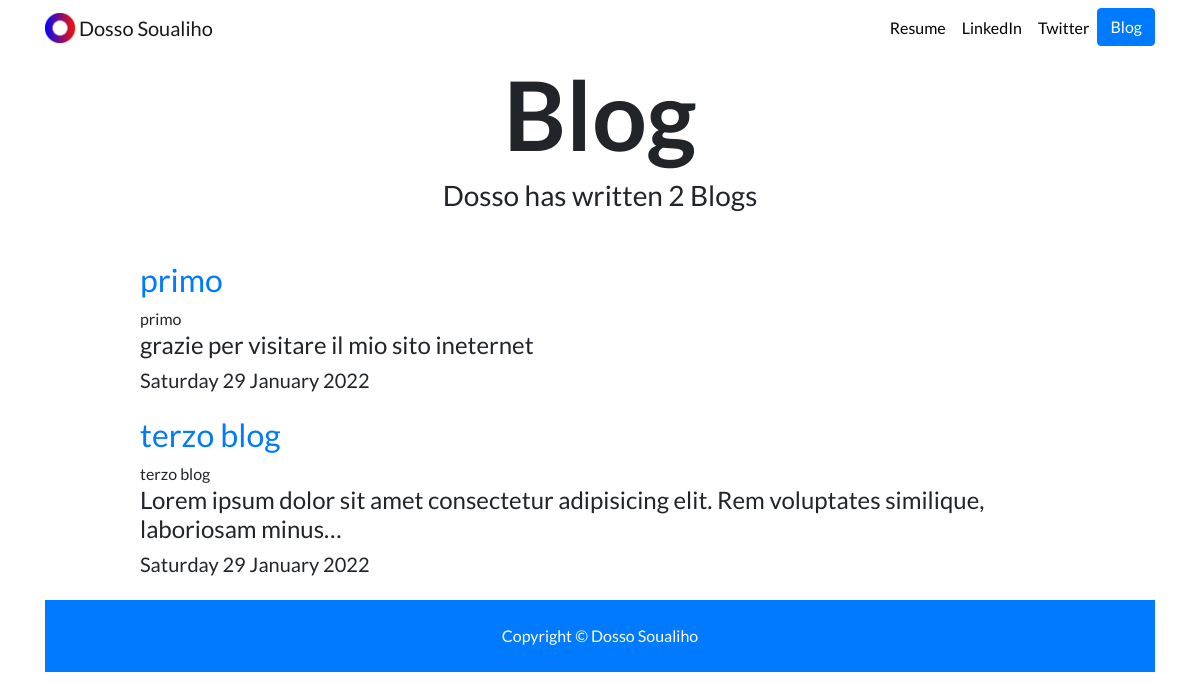
Screenshot of /blog/ with the database file from the repository.
### blog/models.py (models this page shows, shortened)
class Blog(models.Model):
    title = models.CharField(max_length=100,blank=True )
    description = models.TextField(max_length=250, blank=True)
    date = models.DateField()
    def smartdate(self):
        return self.date.strftime("%A %d %B %Y") # abbrievation of the month name and %e is for the day
    def summary(self):
        return self.description[:100] # to show only 100 caracters of the body text os change it on your html

### blog/views.py (the view)
# urls.py: path('', views.all_blogs, name='all_blogs'), #home page
def all_blogs (request):
    blog = Blog.objects.all()
    return render(request, 'blog/all_blogs.html', {'blogdata': blog})

### blog/templates/blog/all_blogs.html
{% extends 'base.html'%}
{% block content %}
{% load static %}
<h1 id="blogtitle" class="font-weight-bold text-center">Blog</h1>
<h3 class="text-center mb-5">Dosso has written {{ blogdata.count }} Blog{{ blogdata.count|pluralize }}</h3>
{% for data in blogdata %}
<div class="row justify-content-center my-3">
    <div class="col-md-10">
<a href="{% url 'blog:detail' data.id %}" target="_blank" rel="noopener noreferrer"><h2>{{ data.title }}</h2></a>
{{ data.title }}
<h4>{{ data.description|truncatechars:100 }}</h4>
<h5>{{ data.smartdate }}</h5>
</div>
</div>
{% endfor %}
{% endblock%}

### portfol/static/portfol/custom.css (style rules this page uses)
body { font-family: 'Lato', sans-serif; }
#blogtitle { font-size: 6rem; }

### rows the page displays
Blog: title "primo", description "grazie per visitare il mio sito ineternet", smartdate "Saturday 29 January 2022"
Blog: title "terzo blog", description "Lorem ipsum dolor sit amet consectetur adipisicing elit. Rem voluptates similique, laboriosam minus…", smartdate "Saturday 29 January 2022"

### other values shown
{{ blogdata.count }} "2"
